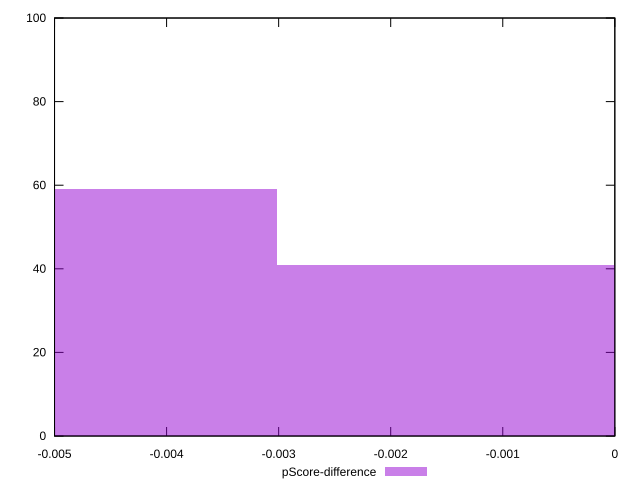

Write the gnuplot code that produced this figure.
reset

$pScoreDifference <<EOF
0 41
-0.006037738839830363 59
EOF

set key outside below
set boxwidth 0.006037738839830363
set xrange [-0.0050000000000000044:0]
set yrange [0:100]
set trange [0:100]
set style fill transparent solid 0.5 noborder
set terminal svg size 640, 490 enhanced background rgb 'white'
set output "report/report_00029_2021-02-24T13-36-40.390Z/unminified-javascript/samples/astro/pScore-difference/histogram.svg"

plot $pScoreDifference title "pScore-difference" with boxes

reset
